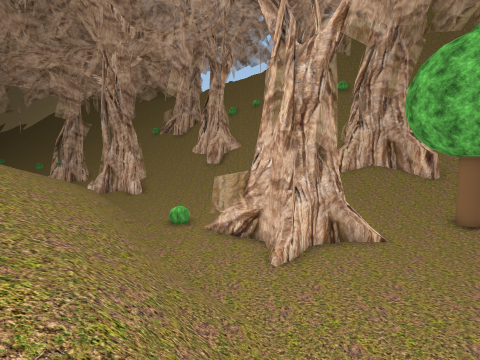
View 1 (above)

24 first-person views from a walk through a Unity game level. The camera is 1.4 m above the floor, tilts 4° down and sees 90° across. The floor is counted in squares, 1 m on a side. Each view is taken from the middle of a square. On the plan, view 1 faces up. The plan holds only what a view shows up to about 13 squares ahead; the rest is blank. The place goes on beyond the plan. Some trees and plants on the terrain are drawn as simple stand-ins. The player is left out.

View 2
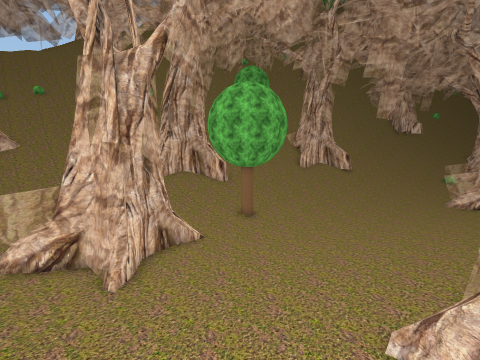

View 3
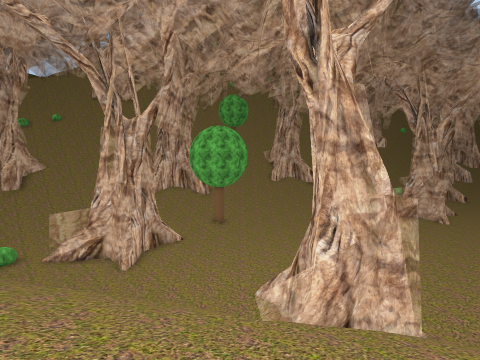

View 4
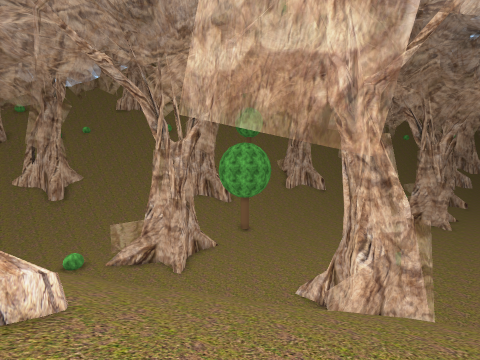

View 5
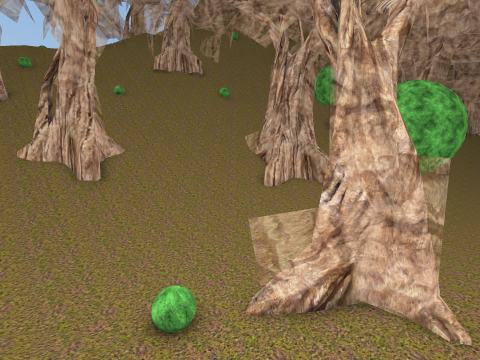

View 6
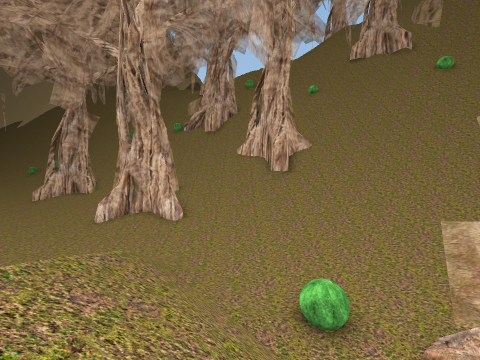

View 7
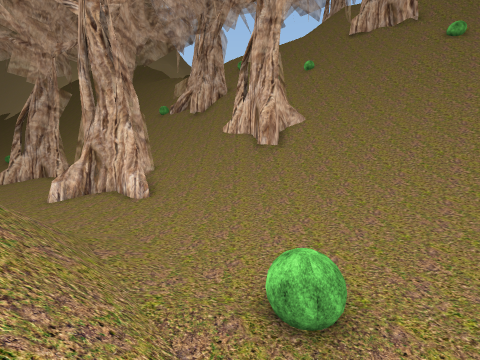

View 8
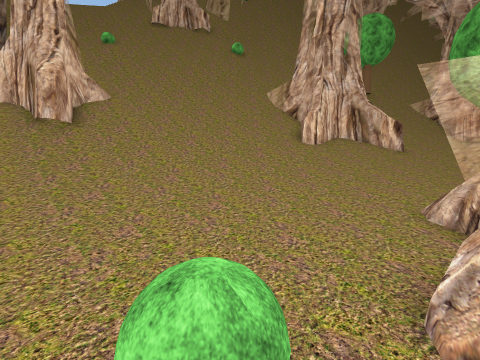

View 9
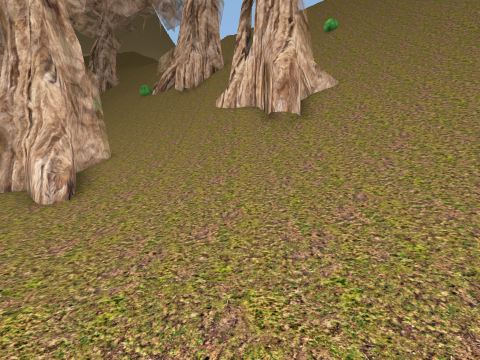

View 10
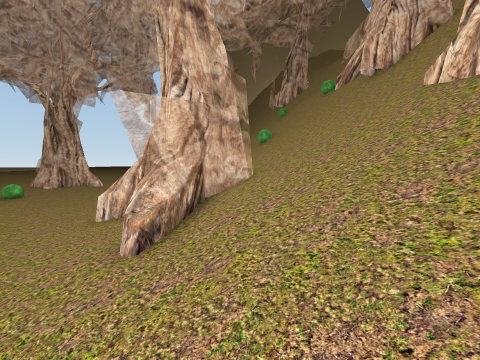

View 11
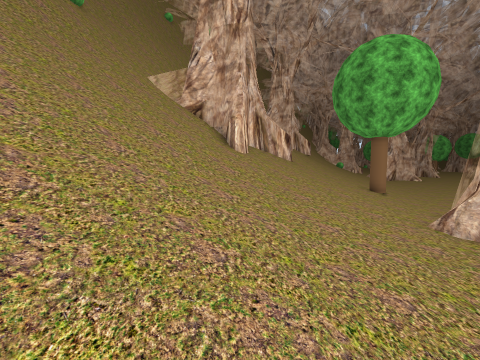

View 12
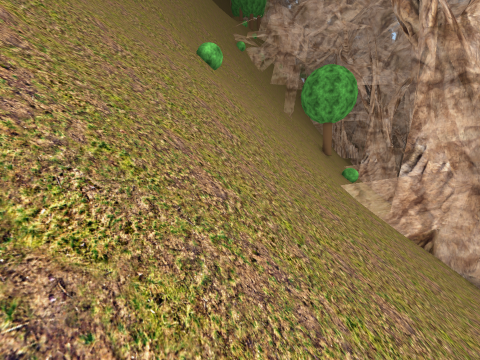

View 13
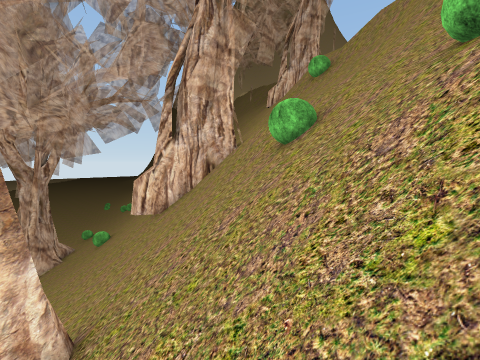

View 14
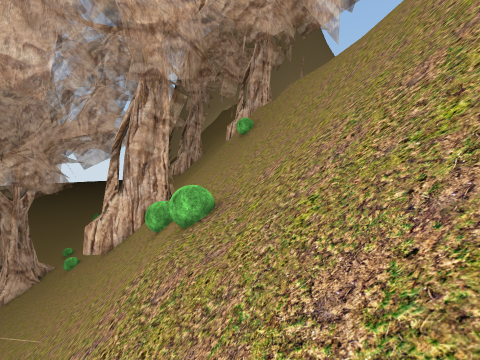

View 15
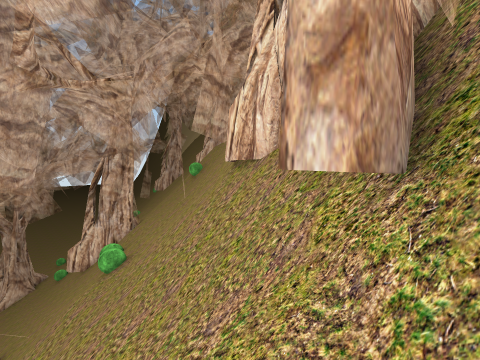

View 16
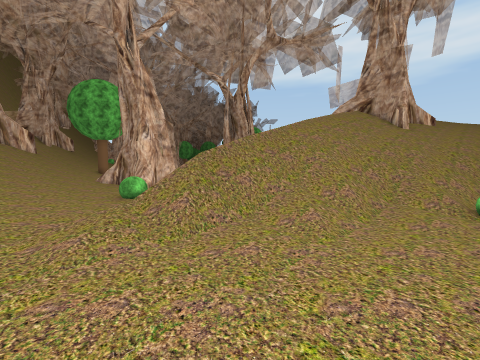

View 17
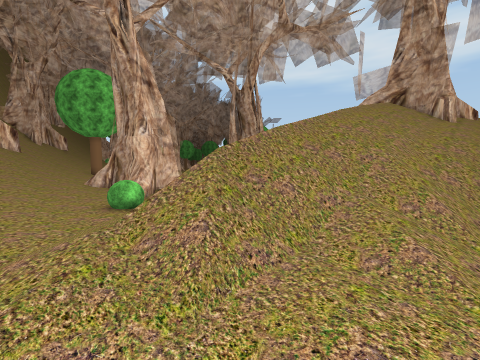

View 18
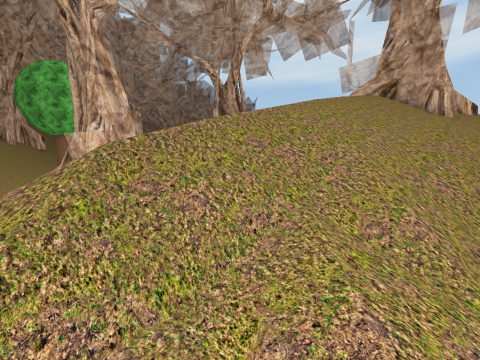

View 19
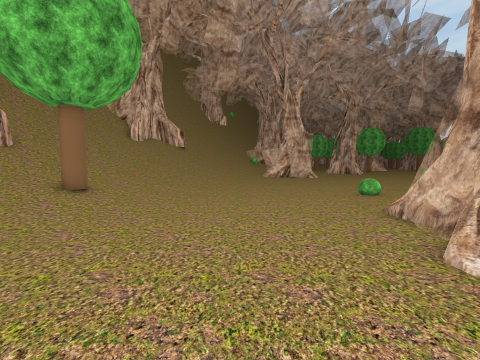

View 20
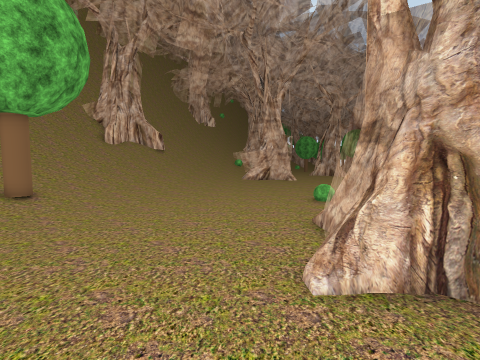

View 21
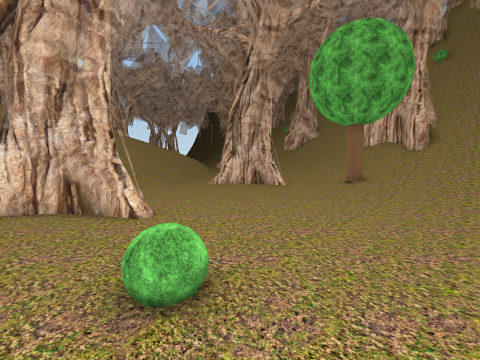

View 22
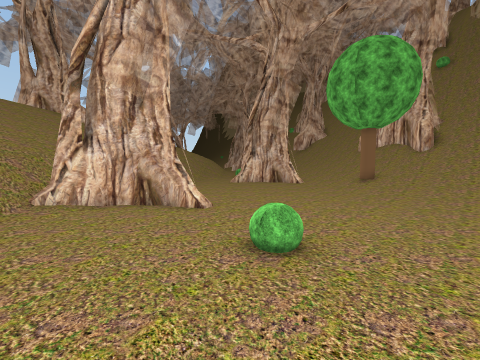

View 23
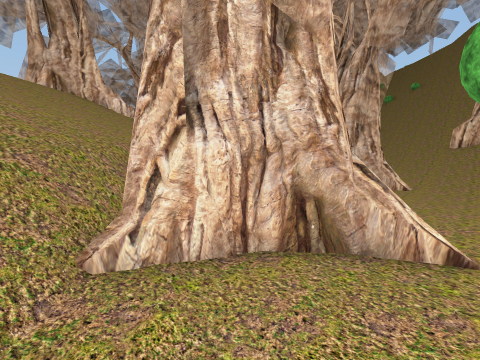

View 24
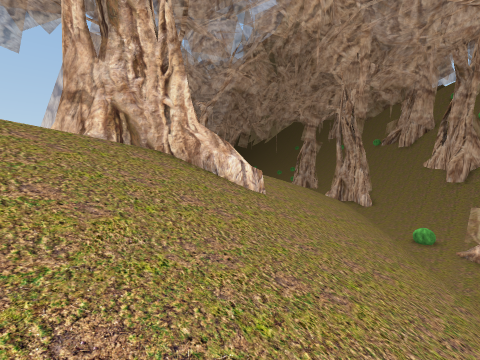

### Floor plan
Key: @ floor where view 1 was taken; # wall or solid block; x gap in a wall; . main floor; : floor 0.25 m higher than the main floor; + floor 0.75 m higher than the main floor; * floor 5.5 m higher than the main floor; / step, stairs or slope; = window, fence, low wall or low ledge; B bush; T tree; O other object.
Columns run from 13 left of view 1 to 14 right of it. Each row starts with its distance up from view 1.
 35        x////=###
 34        ##//////#####
 33       ####////////=#
 32   ///##//#// //////###
 31  ////#//////B//B//#######
 30  //////////////B///#/####
 29 //////////////##///////=##
 28 ///////////#///#/////////#
 27  ////////  # ////// =/#####
 26   ///////#   //////////#####
 25   ///////####/////##x# /////
 24    #//////###=/////#/##/////
 23    #//////##//////////////#
 22   ###/////##///////////////
 21 #####/////////////////////##
 20 #.::#/////////////////#////=
 19 ....:/+////////////// # ///*
 18 ......:://///////////##   //
 17 ........:/+/////////=###   /
 16 ..........::///////////## //
 15 ....../.....::+/////////# //
 14 ....////......::////////##//
 13 ....////..B....::/+/////////
 12 ....////..B......::+////////
 11 ..///////...##.## .::++/////
 10 ..////////...######..:T/+///
  9 ../////////...#####....::://
  8 O///////////..##..........::
  7 O///////////................
  6 ////////////................
  5 /////////////...............
  4 //////////////..............
  3 //////////////..............
  2 ///////////////.............
  1 ////// /////// .............
  0 ///##/#=/////@  .###=.......
 -1 ///#####//////  /###=....B..
 -2   //##/////////#####....BB..
 -3   /###//////////###.........
 -4   /###////////////#.........
 -5       /////////////.........

Positions as (right, up) in squares from view 1, and headings:
1: (0, 0), facing up
2: (-1, 0), facing up-right
3: (-3, -5), facing up-right
4: (-6, -5), facing up-right
5: (-6, 7), facing up-right
6: (-5, 7), facing up
7: (-4, 9), facing up
8: (-4, 11), facing up-right
9: (-4, 14), facing up
10: (-4, 18), facing up-left
11: (-3, 17), facing right
12: (1, 25), facing right
13: (2, 27), facing up-left
14: (6, 28), facing up-left
15: (11, 28), facing up-left
16: (-13, 16), facing down-right
17: (-11, 15), facing down-right
18: (-11, 13), facing down-right
19: (1, 4), facing right
20: (1, 2), facing right
21: (14, -3), facing up-left
22: (14, -5), facing up-left
23: (8, -5), facing up-left
24: (-1, -5), facing up-left
